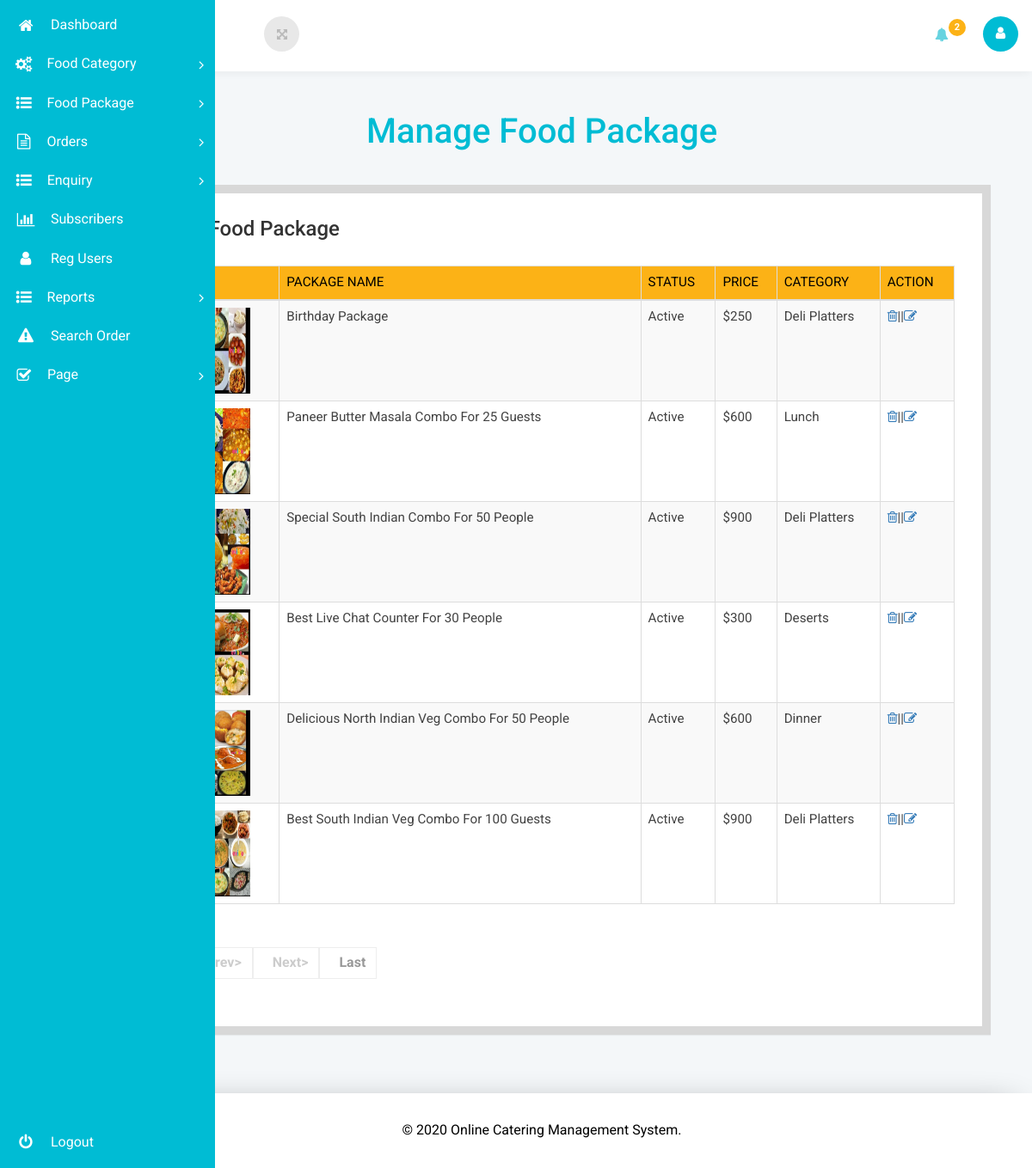
The page /ocms/admin/manage-food-package.php (signed in) on the database its author committed.
### tables this page shows
CREATE TABLE `tblfood` (
  `ID` int(10) NOT NULL,
  `PackageName` varchar(200) DEFAULT NULL,
  `Description` mediumtext DEFAULT NULL,
  `Size` varchar(50) DEFAULT NULL,
  `Status` varchar(50) DEFAULT NULL,
  `Price` varchar(100) DEFAULT NULL,
  `Category` varchar(200) DEFAULT NULL,
  `PackageContain` mediumtext DEFAULT NULL,
  `Nofopeople` int(5) DEFAULT NULL,
  `ItemImage` varchar(200) DEFAULT NULL,
  `CreationDate` timestamp NULL DEFAULT current_timestamp()
);

### ocms/admin/manage-food-package.php (the view, shortened to what this page needs)
<?php
include('includes/dbconnection.php');
if (strlen($_SESSION['ocmsaid']==0)) {
  header('location:logout.php');
  } else{
  ?>
<!DOCTYPE html>
<head>
<link rel="stylesheet" href="css/bootstrap.css">
<link href="css/style.css" rel='stylesheet' type='text/css' />
<link rel="stylesheet" href="css/font.css" type="text/css"/>
<link href="css/font-awesome.css" rel="stylesheet">
<link rel="stylesheet" type="text/css" href="css/table-style.css" />
<link rel="stylesheet" type="text/css" href="css/basictable.css" />
</head>
<body class="dashboard-page">
<?php include_once('includes/sidebar.php');?>
	<section class="wrapper scrollable">
		<?php include_once('includes/header.php');?>
		<div class="main-grid">
			<div class="agile-grids">
				<div class="table-heading">
					<h2>Manage Food Package</h2>
				</div>
				<div class="panel variations-panel">
					<div class="w3l-table-info">
					  <h3>Manage Food Package</h3>
					    <table class="table table-bordered table-striped table-vcenter js-dataTable-full-pagination">
						<thead>
						  <tr>
							<th>#</th>
							<th>Image</th>
							<th>Package Name</th>
							<th>Status</th>
							<th>Price</th>
							<th>Category</th>
							<th>Action</th>
						  </tr>
						</thead>
						<tbody>
							<?php
							 if (isset($_GET['pageno'])) {
            $pageno = $_GET['pageno'];
        } else {
            $pageno = 1;
        }
        $no_of_records_per_page = 10;
        $offset = ($pageno-1) * $no_of_records_per_page;
        $ret = "SELECT ID FROM tblfood";
 $query1 = $dbh -> prepare($ret);
$query1->execute();
$total_rows=$query1->rowCount();
$total_pages = ceil($total_rows / $no_of_records_per_page);
$sql="SELECT * from tblfood LIMIT $offset, $no_of_records_per_page";
$query = $dbh -> prepare($sql);
$query->execute();
$results=$query->fetchAll(PDO::FETCH_OBJ);
$cnt=1;
if($query->rowCount() > 0)
{
foreach($results as $row)
{               ?>
						  <tr>
							<td><?php echo htmlentities($cnt);?></td>
							<td><img src="itemimages/<?php echo $row->ItemImage;?>" width="100" height="100"></td>
							<td><?php  echo htmlentities($row->PackageName);?></td>
							<td><?php  echo htmlentities($row->Status);?></td>
							<td>$<?php  echo htmlentities($row->Price);?></td>
							<td><?php  echo htmlentities($row->Category);?></td>
							<td><a href="manage-food-package.php?delid=<?php echo ($row->ID);?>" onclick="return confirm('Do you really want to Delete ?');"><i class="fa fa-trash-o" aria-hidden="true"></i></a>||<a href="edit-food-package.php?editid=<?php echo ($row->ID);?>"><i class="fa fa-pencil-square-o" aria-hidden="true"></i></a></td>
						  </tr>
						   <?php $cnt=$cnt+1;}} ?>
						</tbody>
					  </table>
					</div>
	<div align="left">
    <ul class="pagination" >
        <li><a href="?pageno=1"><strong>First></strong></a></li>
        <li class="<?php if($pageno <= 1){ echo 'disabled'; } ?>">
            <a href="<?php if($pageno <= 1){ echo '#'; } else { echo "?pageno=".($pageno - 1); } ?>"><strong style="padding-left: 10px">Prev></strong></a>
        </li>
        <li class="<?php if($pageno >= $total_pages){ echo 'disabled'; } ?>">
            <a href="<?php if($pageno >= $total_pages){ echo '#'; } else { echo "?pageno=".($pageno + 1); } ?>"><strong style="padding-left: 10px">Next></strong></a>
        </li>
        <li><a href="?pageno=<?php echo $total_pages; ?>"><strong style="padding-left: 10px">Last</strong></a></li>
    </ul>
</div>
				</div>
			</div>
		</div>
	<?php include_once('includes/footer.php');?>
	</section>
</body>
</html>
<?php }  ?>

### ocms/admin/css/table-style.css (style rules this page uses)
table { background: white; border-collapse: collapse; margin: 1.25em 0 0; width: 100%; }
table tr, table th, table td { border: none; border-bottom: 1px solid #e8e8e8; font-size: .95em; }
table th, table td { padding: 10px 12px; text-align: left; }
table th { background: #fcb216; color: #000000; text-transform: uppercase; }
table tr td { background: #f3faff; color: #424242; }
table tr:nth-of-type(2n+2) td { background: #ffffff; }
table { width: 100%; }
.table { margin: 30px 0; border-collapse: collapse; border-spacing: 0; empty-cells: show; border: 1px solid #e0e0e0; }
.table td, .table th { border-left: 1px solid #e0e0e0; border-width: 0 0 0 1px; font-size: inherit; margin: 0; overflow: visible; padding: 0.5em 1em; font-weight: normal; }
.table td:first-child, .table th:first-child { border-left-width: 0; }
.table thead, .table tfoot { background-color: #f05050; color: #fff; text-align: left; vertical-align: bottom; }
.table thead td, .table tfoot td, .table thead th, .table tfoot th { border-color: #fff; }
.table td { background-color: transparent; }

### rows shown on the page
tblfood: PackageName "Birthday Package", Status "Active", Price "250", Category "Deli Platters"
tblfood: PackageName "Paneer Butter Masala Combo For 25 Guests", Status "Active", Price "600", Category "Lunch"
tblfood: PackageName "Special South Indian Combo For 50 People", Status "Active", Price "900", Category "Deli Platters"
tblfood: PackageName "Best Live Chat Counter For 30 People", Status "Active", Price "300", Category "Deserts"
tblfood: PackageName "Delicious North Indian Veg Combo For 50 People", Status "Active", Price "600", Category "Dinner"
tblfood: PackageName "Best South Indian Veg Combo For 100 Guests", Status "Active", Price "900", Category "Deli Platters"

### other values the page prints
$totalorder "2"
